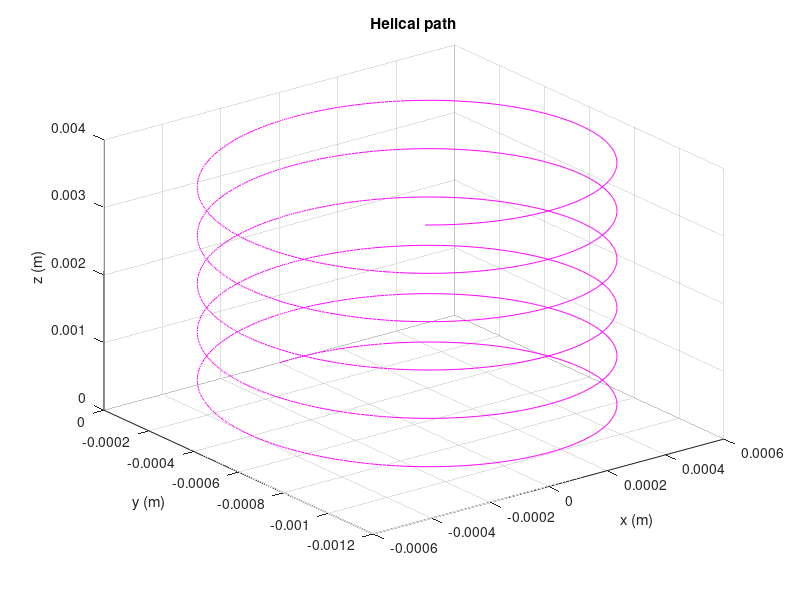

Recreate this plot in MATLAB.
% Day 078 · Three-Dimensional Line Plots: plot3 — A charged particle in a magnetic field
% Run: open this file in MATLAB and press Run (or type example_3 in the Command Window)

q = 1.6e-19; m = 9.11e-31; B = [0; 0; 1e-3];     % an electron in 1 mT along z
f = @(t, s) [s(4:6); q/m * cross(s(4:6), B)];
s0 = [0; 0; 0; 1e5; 0; 2e4];                      % start at the origin with velocity
[t, S] = ode45(f, [0 2e-7], s0, odeset('RelTol', 1e-8));
plot3(S(:, 1), S(:, 2), S(:, 3), 'm'); grid on
xlabel('x (m)'); ylabel('y (m)'); zlabel('z (m)'); title('Helical path')
r_theory = m * 1e5 / (abs(q) * 1e-3);
fprintf('Radius of the helix: %.3f mm (theory %.3f mm)\n', (max(S(:, 2)) - min(S(:, 2)))/2*1000, r_theory*1000);
